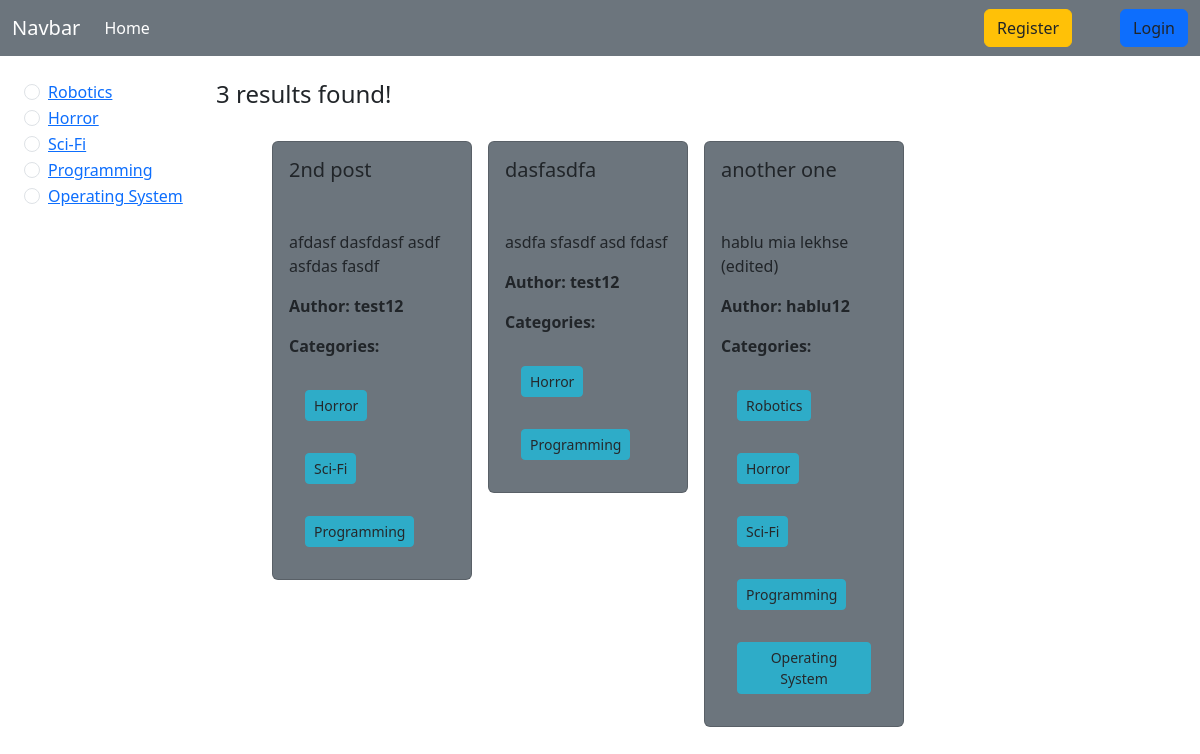
The page / on the database its author committed.
### categories/models.py (models this page shows)
class Category(models.Model):
    name = models.CharField(max_length=50)
    slug = models.SlugField(max_length=100, unique=True, blank=True, null=True)
    def __str__(self) -> str:
        return self.name

### posts/models.py (models this page shows, shortened)
class Post(models.Model):
    title = models.CharField(max_length=50)
    content = models.TextField()
    category = models.ManyToManyField(Category) #One post can be under many categories and one category can be under many posts.
    author = models.ForeignKey(User, on_delete=models.CASCADE)

### simple_blog_project/views.py (the view)
# urls.py: 2. Add a URL to urlpatterns:  path('', views.home, name='home')
def home(request, category_slug=None):
    data = Post.objects.all()
    if category_slug:
        category = Category.objects.get(slug = category_slug)
        data = Post.objects.filter(category = category)
    categories = Category.objects.all()
    return render(request, 'home.html', {'data' : data, 'categories' : categories})

### templates/home.html
{% extends "base.html" %}
{% block content %}
<div class="d-flex flex-wrap p-4">
    <div class="col-2">
        {% for cates in categories %}
            <div class="form-check">
            <input class="form-check-input" type="radio" name="category" id="cates.id">
            <label class="form-check-label" for="cates.id">
                <a href="{% url 'category_wise_post' cates.slug %}"> {{cates}}</a>
            </label>
            </div>
        {% endfor %}
    </div>
    <div class="col-10">
        <h4>{{data | length }} results found! </h4>
        <div class="d-flex flex-wrap justify-content-space-around px-5 pt-3">
            {% for posts in data %}
                <div class="col-sm-3">
                    <div class="card m-2 bg-secondary">
                        <div class="card-body">
                        <h5 class="card-title mb-5">{{posts.title}}</h5>
                        <p class="card-text"> {{posts.content}} </p>
                        <p><strong> Author: {{posts.author}} </strong></p>
                        <p><strong> Categories: </strong></p>
                            {% for categs in posts.category.all %}
                            <button class="btn btn-info btn-sm disabled m-3">{{ categs }}</button>
                            {% endfor %}
                        </div>
                    </div>
                </div>
            {% endfor %}
        </div>
    </div>
</div>
{% endblock  %}

### rows shown on the page
Category: name "Robotics"
Category: name "Horror"
Category: name "Sci-Fi"
Category: name "Programming"
Category: name "Operating System"
Post: title "2nd post", content "afdasf dasfdasf asdf asfdas fasdf", author "test12"
Post: title "dasfasdfa", content "asdfa sfasdf asd fdasf", author "test12"
Post: title "another one", content "hablu mia lekhse (edited)", author "hablu12"

### other values the page prints
{{ data | length }} "3"
